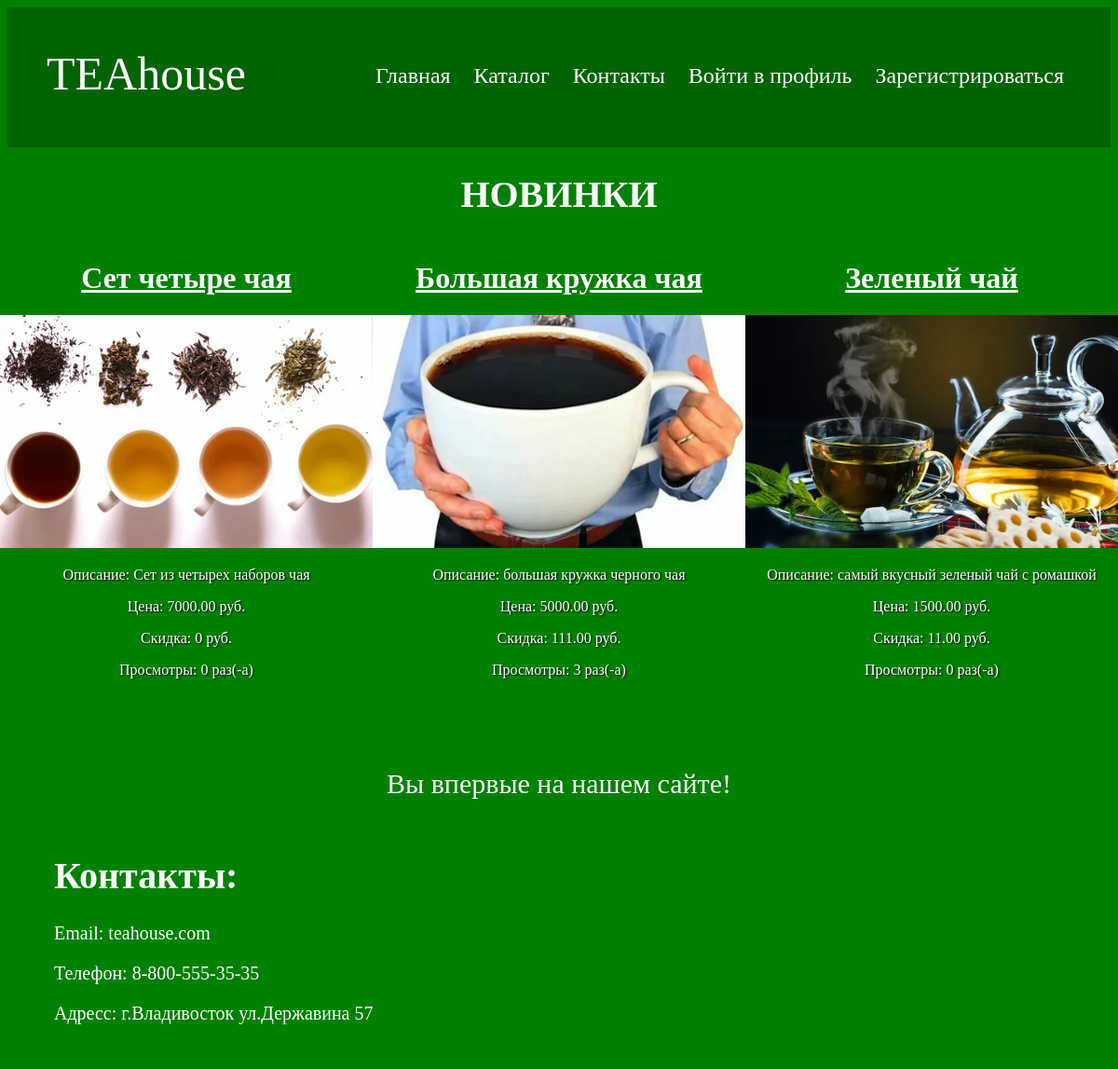
Before: / with the older database file.
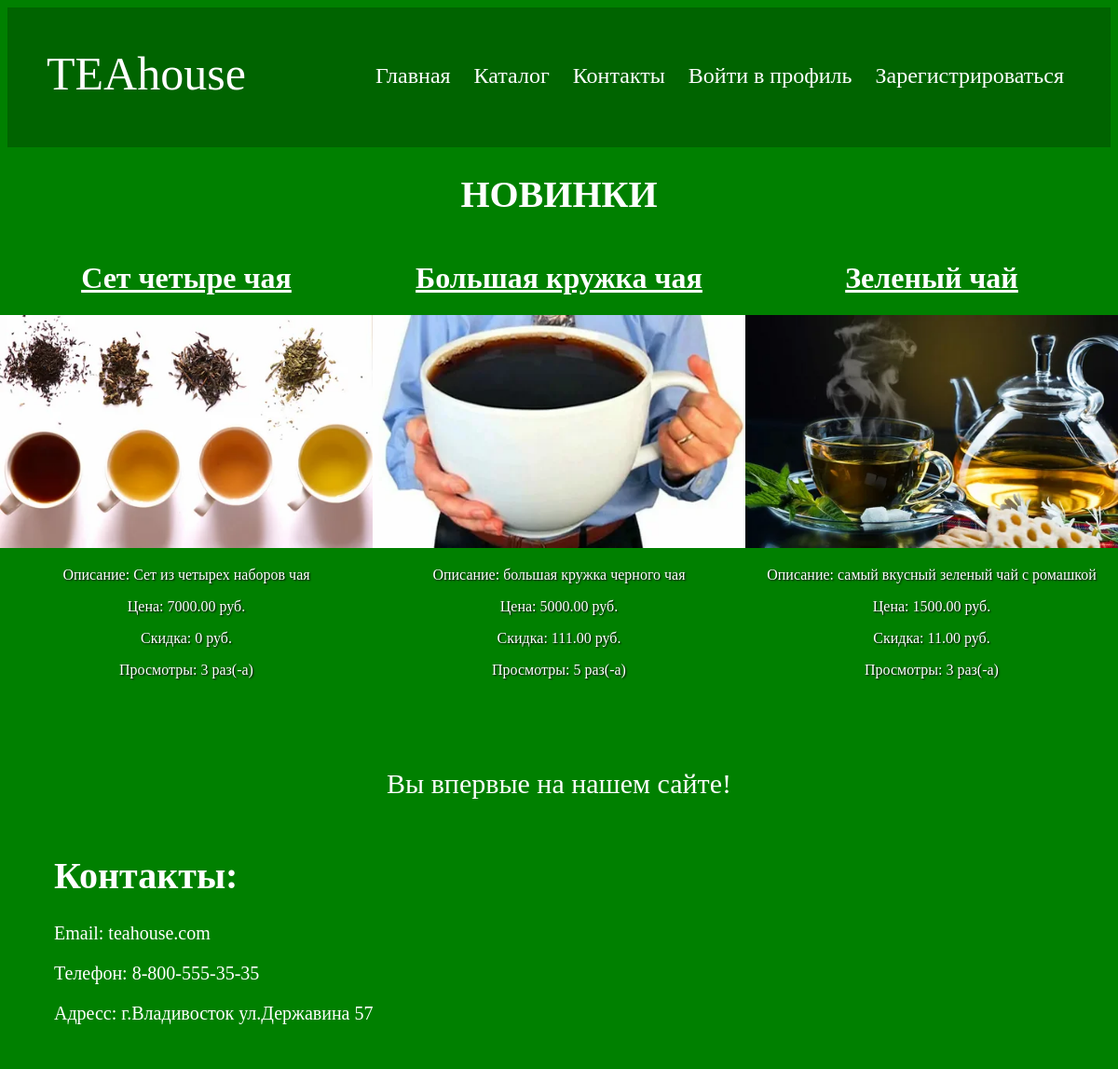
After: the same page with the newer database file.
### shopapp/models.py (models this page shows)
class Product(models.Model):
    class Meta:
        ordering = ["name", "price"]
    name = models.CharField(max_length=100)
    description = models.TextField(null=False, blank=True)
    price = models.DecimalField(default=0, max_digits=8, decimal_places=2)
    discount = models.DecimalField(default=0, max_digits=8, decimal_places=2)
    created_at = models.DateTimeField(auto_now_add=True)
    views_count = models.DecimalField(default=0, max_digits=8, decimal_places=0)
    preview = models.ImageField(null=True, blank=True, upload_to=product_preview_directory_path)

### shopapp/views.py (the view)
# urls.py: path("", shop_index, name="index"),
def shop_index(request: HttpRequest) -> HttpResponse:
    products = Product.objects.order_by('-id')[:3]
    num_visits = request.session.get('num_visits', 0)
    request.session['num_visits'] = num_visits + 1
    return render(request, 'shopapp/shop-index.html', context={'num_visits': num_visits, 'products': products})

### shopapp/templates/shopapp/shop-index.html (shortened to what this page needs)
{% extends 'shopapp/base.html' %}
{% block body %}
    <h1 style="text-align: center; color: white; font-size: 40px;">НОВИНКИ</h1>
    <div  style="display: flex; justify-content: center; padding-bottom: 50px;">
        {% for product in products %}
            <div style="color: white; text-align: center;">
                <h1><a style="text-decoration: underline; color: white;" href="{% url 'shopapp:product_details' pk=product.pk %}">{{ product.name }}</a></h1>
                <div>
                    {% if product.preview %}
                        <img style="width: 400px; height: 250px;" src="{{ product.preview.url }}" alt="{{ product.preview.name }}">
                    {% endif %}
                </div>
                <p style="text-shadow: 1px 1px 2px black;">Описание: {{ product.description }}</p>
                <p style="text-shadow: 1px 1px 2px black;">Цена: {{ product.price }} руб.</p>
                <p style="text-shadow: 1px 1px 2px black;">Скидка: {% firstof product.discount '0' %} руб.</p>
                <p style="text-shadow: 1px 1px 2px black;">Просмотры: {{ product.views_count }} раз(-a)</p>
            </div>
        {% endfor %}
    </div>
    <p style="text-align: center; color: white; font-size: 30px;">{% if num_visits == 0 %} Вы впервые на нашем сайте!{% else %} Вы посетили наш сайт: {{ num_visits }} раз(-а){% endif %}</p>
{% endblock %}

### shopapp/templates/shopapp/base.html (shortened to what this page needs)
{% load static %}
<!DOCTYPE html>
<html lang="en">
<head>
    <link rel="stylesheet" href="{% static 'shopapp/css/style.css' %}">
</head>
<header>
    {% block header %}
    <div class="header">
        <div class="logotype">TEAhouse</div>
        <div class="nav">
            <a class="home" href="{% url 'shopapp:index'%}">Главная</a>
            <a class="catalog" href="{% url 'shopapp:products-list'%}">Каталог </a>
            <a class="contacts" href="#cont">Контакты</a>
            {% if user.is_authenticated %}
                <a class="profile" href="{% url 'shopapp:about-me'%}">Профиль</a>
            {% else %}
                <a class="profile" href="{% url 'shopapp:login'%}">Войти в профиль</a>
                <a class="profile" href="{% url 'shopapp:register'%}">Зарегистрироваться</a>
            {% endif %}
        </div>
    </div>
    {% endblock %}
</header>
<body>
{% block body %}{% endblock %}
{% block footer %}
  <div id="cont" class="contacts_footer">
    <h1>Контакты:</h1>
    <p>Email: teahouse.com</p>
    <p>Телефон: 8-800-555-35-35</p>
    <p>Адресс: г.Владивосток ул.Державина 57</p>
  </div>
{% endblock %}
</body>
</html>

### shopapp/static/shopapp/css/style.css (style rules this page uses)
body { background-color: rgb(0, 128, 0); }
.contacts_footer { padding-left: 50px; padding-top: 1px; font-size: 20px; color: white; background-color: rgb(0, 128, 0); height: 250px; }
.header { background-color: rgb(0, 100, 0); height: 150px; }
.logotype { position: absolute; top: 50px; left: 50px; font-size: 50px; color: white; }
.nav { padding-top: 60px; display: flex; justify-content: right; font-size: 24px; gap: 25px; padding-right: 50px; }
.home { text-decoration: none; color: white; }
.catalog { text-decoration: none; color: white; }
.profile { text-decoration: none; color: white; }
.contacts { text-decoration: none; color: white; }

Changed rows visible on the page:
changed Product "Сет четыре чая": views_count "0" → "3"
changed Product "Большая кружка чая": views_count "3" → "5"
changed Product "Зеленый чай": views_count "0" → "3"
